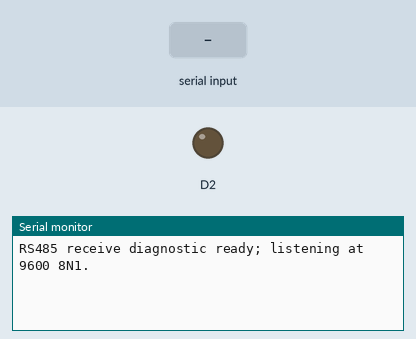
This sketch was run on a simulated Seeed XIAO (SAMD21). On the bench: output pins drawn as LEDs (lit = HIGH), the last lines printed to the serial monitor. The inputs (shaded band) are chosen by the test bench.

Above: at 1.2 s.
1.3 s: "1" received over the second serial link
At 2.3 s:
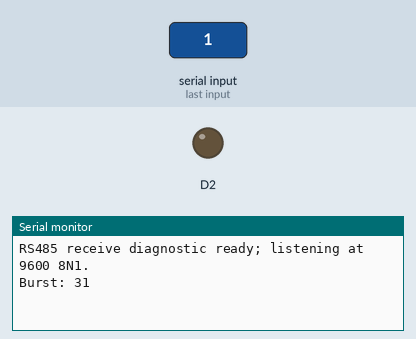
At 5.5 s:
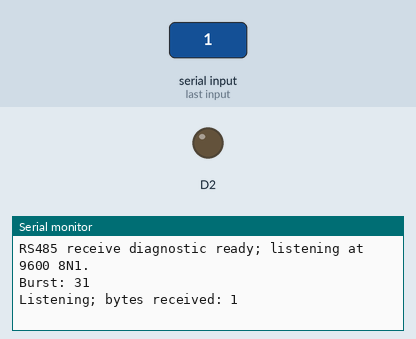

The sketch:

RS485_Receive_Diagnostic.ino
```cpp
/* Receive-only RS485 diagnostic for XIAO RP2040 + V1.0 breakout.
 * Upload to the XIAO; leave the RAK master test running.
 * USB monitor: 115200. RS485: 9600 8N1, RX D5, TX D4, DE D2.
 * This sketch does not reply, so the RAK will still report timeouts.
 */
#include <Arduino.h>
#include <SoftwareSerial.h>

SoftwareSerial rs485(D5, D4);
unsigned long lastStatus = 0;
unsigned long byteCount = 0;
unsigned long lastByteMs = 0;
uint8_t burst[256];
uint16_t burstLength = 0;
bool overflow = false;

void setup() {
  pinMode(D2, OUTPUT);
  digitalWrite(D2, LOW); // Receive mode.
  Serial.begin(115200);
  unsigned long start = millis();
  while (!Serial && millis() - start < 5000) delay(10);
  rs485.begin(9600, SERIAL_8N1);
  Serial.println("RS485 receive diagnostic ready; listening at 9600 8N1.");
}

void loop() {
  while (rs485.available()) {
    uint8_t value = rs485.read();
    ++byteCount;
    lastByteMs = millis();
    if (burstLength < sizeof(burst)) burst[burstLength++] = value;
    else overflow = true;
  }
  if (burstLength && millis() - lastByteMs >= 20) {
    Serial.print("Burst: ");
    for (uint16_t i = 0; i < burstLength; ++i) {
      if (burst[i] < 16) Serial.print('0');
      Serial.print(burst[i], HEX);
      Serial.print(' ');
    }
    if (overflow) Serial.print("(buffer overflow)");
    Serial.println();
    burstLength = 0;
    overflow = false;
  }
  if (millis() - lastStatus >= 5000) {
    lastStatus = millis();
    Serial.print("Listening; bytes received: ");
    Serial.println(byteCount);
  }
}
```

Measured:
- after the input at 1.3 s, the serial monitor: prints a new line at once (image 1)
